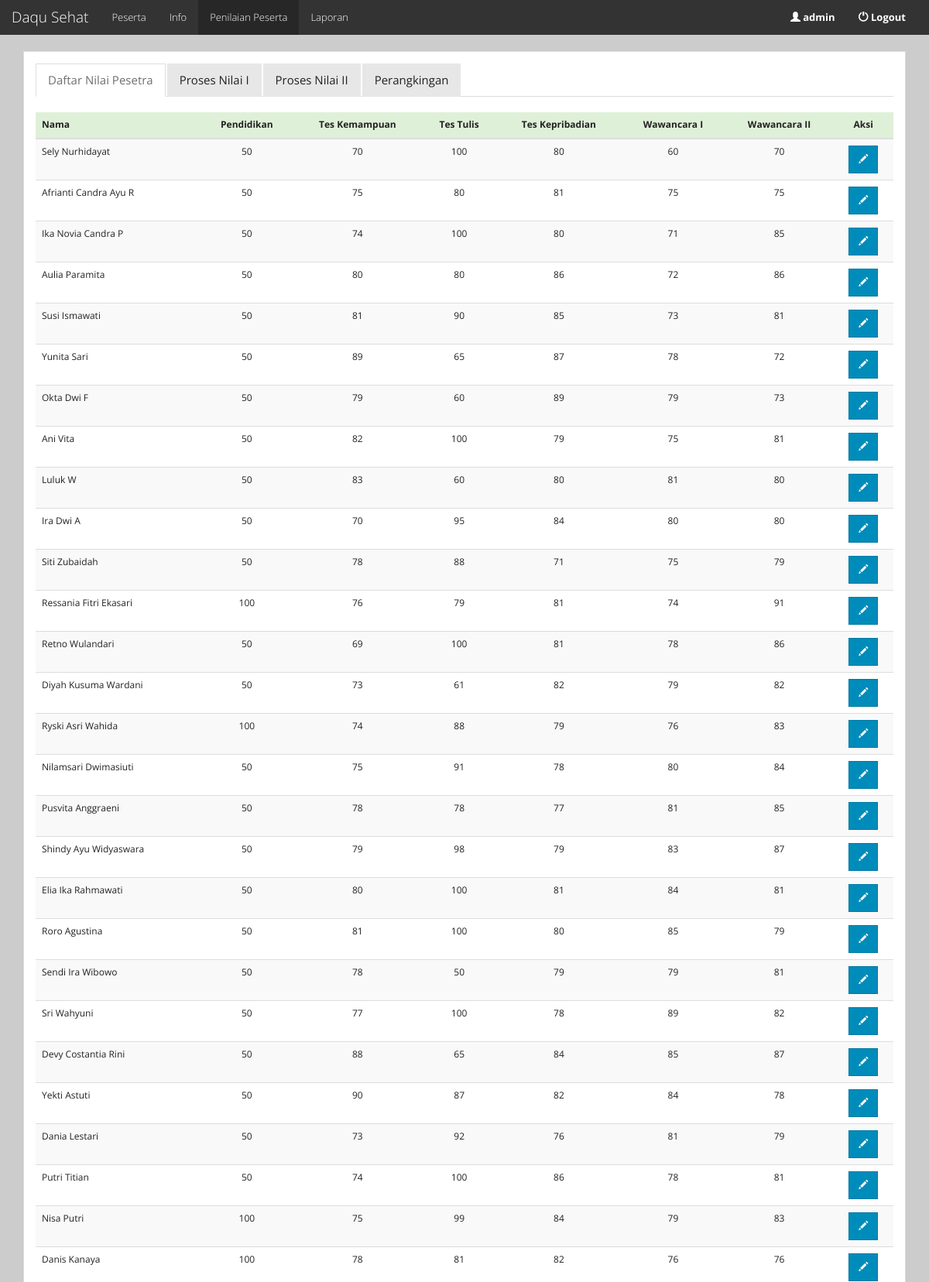
The page /nilai_peserta.php (signed in, upper part) on the database its author committed.
### tables this page shows
CREATE TABLE `data_peserta` (
  `id_data` int(10) NOT NULL,
  `NIK` varchar(100) NOT NULL,
  `nama` varchar(100) NOT NULL,
  `pend` int(10) NOT NULL,
  `t_kemampuan` int(10) NOT NULL,
  `t_tulis` int(10) NOT NULL,
  `t_pribadi` int(10) NOT NULL,
  `wawancara1` int(10) NOT NULL,
  `wawancara2` int(10) NOT NULL
);

### nilai_peserta.php (the view, shortened to what this page needs)
<?php
	if ($_SESSION['username'] != null && $_SESSION['password'] != null) {
		if ($_SESSION['level'] == 1) {
?>
<!DOCTYPE html>
<html>
<head>
	<link rel="stylesheet" type="text/css" href="css/yeti.css">
</head>
<body>
	<nav class="navbar navbar-default">
	  <div class="container-fluid">
	    <div class="navbar-header">
	      <a class="navbar-brand" href="dashboard.php">Daqu Sehat</a>
	    </div>
	    <div class="collapse navbar-collapse" id="bs-example-navbar-collapse-1">
	      <ul class="nav navbar-nav">
	        <li><a href="peserta.php">Peserta</a></li>
			<li><a href="info.php">Info</a></li>
	        <li class="active"><a href="nilai_peserta.php">Penilaian Peserta</a></li>
	        <li><a href="laporan.php">Laporan</a></li>
	      </ul>
	      <ul class="nav navbar-nav navbar-right">
	        <li><a href="#"><span class="glyphicon glyphicon-user"></span> <strong><?php echo "".$_SESSION['nama']; ?></strong></a></li>
	        <li><a href="logout.php"><span class="glyphicon glyphicon-off"></span> <strong>Logout</strong></a></li>
	      </ul>
	    </div>
	  </div>
	</nav>
	<div class="container">
		<div class="panel panel-default">
			<div class="panel-body">
				<ul class="nav nav-tabs">
				    <li class="active"><a href="#list"  data-toggle="tab">Daftar Nilai Pesetra</a></li>
				    <li><a href="#proses1"  data-toggle="tab">Proses Nilai I</a></li>
				    <li><a href="#proses2"  data-toggle="tab">Proses Nilai II</a></li>
				    <li><a href="#rangking"  data-toggle="tab">Perangkingan</a></li>
				</ul>
				<div class="tab-content">
					<div class="tab-pane active" id="list">
						<div class="table-responsive" style="margin-top:20px;">
							<table class="table table-striped table-hover">
								<thead>
									<tr class="success">
										<th>Nama</th>
										<th style='text-align: center;'>Pendidikan</th>
										<th style='text-align: center;'>Tes Kemampuan</th>
										<th style='text-align: center;'>Tes Tulis</th>
										<th style='text-align: center;'>Tes Kepribadian</th>
										<th style='text-align: center;'>Wawancara I</th>
										<th style='text-align: center;'>Wawancara II</th>
										<th style='text-align: center;'>Aksi</th>
									</tr>
								</thead>
								<tbody>
								<?php  include "config/connect.php";
									$table = mysql_query("SELECT * FROM data_peserta");
									while ($view = mysql_fetch_array($table)) {
									echo "<tr>
										<td>$view[nama]</td>
										<td style='text-align: center;'>$view[pend]</td>
										<td style='text-align: center;'>$view[t_kemampuan]</td>
										<td style='text-align: center;'>$view[t_tulis]</td>
										<td style='text-align: center;'>$view[t_pribadi]</td>
										<td style='text-align: center;'>$view[wawancara1]</td>
										<td style='text-align: center;'>$view[wawancara2]</td>
										<td style='text-align: center;'>
											<a role='button' class='btn btn-primary btn-sm' data-toggle='modal' data-target='#$view[NIK]'><span class='glyphicon glyphicon-pencil'></span></a>
										</td>
										</tr>
										<div id='$view[NIK]' class='modal fade' role='dialog'>
															<input type='hidden' name='id' id='id' value='$view[NIK]'></input>
															    <input type='text' class='form-control' id='pendi' name='pendi' value='$view[pend]'>
															    <input type='text' class='form-control' id='t_kem' name='t_kem' value='$view[t_kemampuan]'>
															    <input type='text' class='form-control' id='t_tul' name='t_tul' value='$view[t_tulis]'>
															    <input type='text' class='form-control' id='t_priba' name='t_priba' value='$view[t_pribadi]'>
															    <input type='text' class='form-control' id='wwc1' name='wwc1' value='$view[wawancara1]'>
															    <input type='text' class='form-control' id='wwc2' name='wwc2' value='$view[wawancara2]'>
										</div>";
									}
								?>
								</tbody>
							</table>
						</div>
					</div>
				</div>
			</div>
		</div>
	</div>
</body>
</html>
<?php
		}
		else {
			header('location:peserta_seleksi.php');
		}
	}
	else {
		header('location:index.php');
	}
 ?>

### rows shown on the page
data_peserta: nama "Sely Nurhidayat", pend "50", t_kemampuan "70", t_tulis "100", t_pribadi "80", wawancara1 "60", wawancara2 "70"
data_peserta: nama "Afrianti Candra Ayu R", pend "50", t_kemampuan "75", t_tulis "80", t_pribadi "81", wawancara1 "75", wawancara2 "75"
data_peserta: nama "Ika Novia Candra P", pend "50", t_kemampuan "74", t_tulis "100", t_pribadi "80", wawancara1 "71", wawancara2 "85"
data_peserta: nama "Aulia Paramita", pend "50", t_kemampuan "80", t_tulis "80", t_pribadi "86", wawancara1 "72", wawancara2 "86"
data_peserta: nama "Susi Ismawati", pend "50", t_kemampuan "81", t_tulis "90", t_pribadi "85", wawancara1 "73", wawancara2 "81"
data_peserta: nama "Yunita Sari", pend "50", t_kemampuan "89", t_tulis "65", t_pribadi "87", wawancara1 "78", wawancara2 "72"
data_peserta: nama "Okta Dwi F", pend "50", t_kemampuan "79", t_tulis "60", t_pribadi "89", wawancara1 "79", wawancara2 "73"
data_peserta: nama "Ani Vita", pend "50", t_kemampuan "82", t_tulis "100", t_pribadi "79", wawancara1 "75", wawancara2 "81"
data_peserta: nama "Luluk W", pend "50", t_kemampuan "83", t_tulis "60", t_pribadi "80", wawancara1 "81", wawancara2 "80"
data_peserta: nama "Ira Dwi A", pend "50", t_kemampuan "70", t_tulis "95", t_pribadi "84", wawancara1 "80", wawancara2 "80"
data_peserta: nama "Siti Zubaidah", pend "50", t_kemampuan "78", t_tulis "88", t_pribadi "71", wawancara1 "75", wawancara2 "79"
data_peserta: nama "Ressania Fitri Ekasari", pend "100", t_kemampuan "76", t_tulis "79", t_pribadi "81", wawancara1 "74", wawancara2 "91"
data_peserta: nama "Retno Wulandari", pend "50", t_kemampuan "69", t_tulis "100", t_pribadi "81", wawancara1 "78", wawancara2 "86"
data_peserta: nama "Diyah Kusuma Wardani", pend "50", t_kemampuan "73", t_tulis "61", t_pribadi "82", wawancara1 "79", wawancara2 "82"
data_peserta: nama "Ryski Asri Wahida", pend "100", t_kemampuan "74", t_tulis "88", t_pribadi "79", wawancara1 "76", wawancara2 "83"
data_peserta: nama "Nilamsari Dwimasiuti", pend "50", t_kemampuan "75", t_tulis "91", t_pribadi "78", wawancara1 "80", wawancara2 "84"
data_peserta: nama "Pusvita Anggraeni", pend "50", t_kemampuan "78", t_tulis "78", t_pribadi "77", wawancara1 "81", wawancara2 "85"
data_peserta: nama "Shindy Ayu Widyaswara", pend "50", t_kemampuan "79", t_tulis "98", t_pribadi "79", wawancara1 "83", wawancara2 "87"
data_peserta: nama "Elia Ika Rahmawati", pend "50", t_kemampuan "80", t_tulis "100", t_pribadi "81", wawancara1 "84", wawancara2 "81"
data_peserta: nama "Roro Agustina", pend "50", t_kemampuan "81", t_tulis "100", t_pribadi "80", wawancara1 "85", wawancara2 "79"
data_peserta: nama "Sendi Ira Wibowo", pend "50", t_kemampuan "78", t_tulis "50", t_pribadi "79", wawancara1 "79", wawancara2 "81"
data_peserta: nama "Sri Wahyuni", pend "50", t_kemampuan "77", t_tulis "100", t_pribadi "78", wawancara1 "89", wawancara2 "82"
data_peserta: nama "Devy Costantia Rini", pend "50", t_kemampuan "88", t_tulis "65", t_pribadi "84", wawancara1 "85", wawancara2 "87"
data_peserta: nama "Yekti Astuti", pend "50", t_kemampuan "90", t_tulis "87", t_pribadi "82", wawancara1 "84", wawancara2 "78"
data_peserta: nama "Dania Lestari", pend "50", t_kemampuan "73", t_tulis "92", t_pribadi "76", wawancara1 "81", wawancara2 "79"
data_peserta: nama "Putri Titian", pend "50", t_kemampuan "74", t_tulis "100", t_pribadi "86", wawancara1 "78", wawancara2 "81"
data_peserta: nama "Nisa Putri", pend "100", t_kemampuan "75", t_tulis "99", t_pribadi "84", wawancara1 "79", wawancara2 "83"
data_peserta: nama "Danis Kanaya", pend "100", t_kemampuan "78", t_tulis "81", t_pribadi "82", wawancara1 "76", wawancara2 "76"

### other values the page prints
$_SESSION['nama'] "admin"
